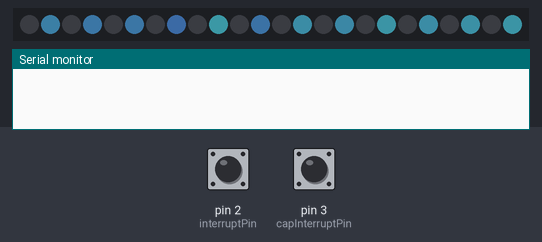
Bench run of a sketch on a simulated Arduino Uno, built with avr-gcc and run on an emulated ATmega328P. On the bench: 24 RGB LEDs in strip order, left to right, the last lines printed to the serial monitor. The test bench sets the inputs (shaded band); at power-on: pin 2 (interruptPin) HIGH, pin 3 (capInterruptPin) LOW. Dim RGB values are drawn brighter than linear; random numbers use the default seed unless the sketch sets one.

Above: at 1.2 s.
1.3 s: pin 2 (interruptPin) pulled LOW for 0.15 s
At 1.55 s:
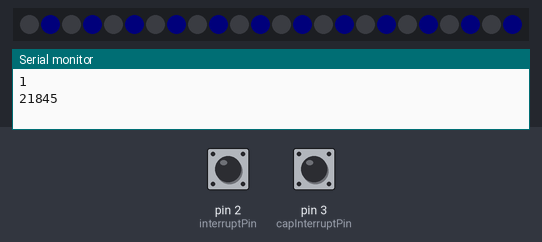
2.0 s: pin 3 (capInterruptPin) pulled HIGH for 0.15 s
At 2.41 s:
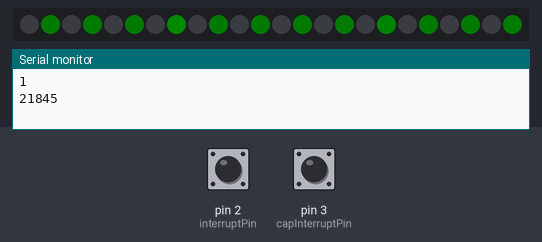
2.7 s: pin 2 (interruptPin) pulled LOW for 1 s
At 3.56 s:
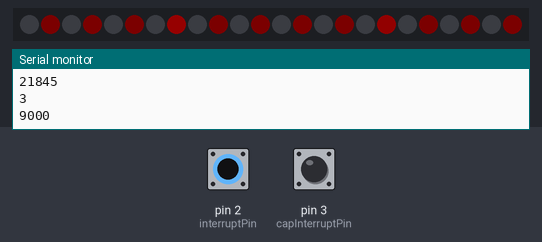
4.3 s: pin 2 (interruptPin) pulled LOW for 3.2 s
At 9.27 s:
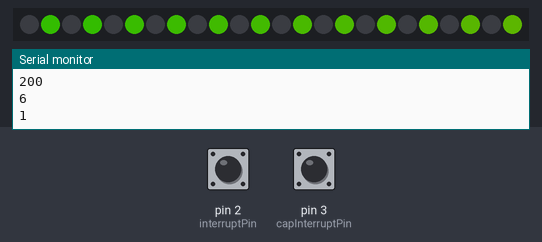

The sketch:

plexiring.ino
```cpp
#include <Adafruit_NeoPixel.h>
#include <CapacitiveSensor.h>

// Which pin on the Arduino is connected to the NeoPixels?
// On a Trinket or Gemma we suggest changing this to 1:
#define LED_PIN 6

// How many NeoPixels are attached to the Arduino?
#define LED_COUNT 24

// Declare our NeoPixel strip object:
Adafruit_NeoPixel strip(LED_COUNT, LED_PIN, NEO_GRB + NEO_KHZ800);


int directions[] = {0,0,0,0,0,1,0,0,0,0,0,0, 0,0,0,0,0,1,0,0,0,0,0,0, 0,0,0,0,0,1,0,0,0,0,0,0, 0,0,0};
int currentBrightness[] = {0,0,0,0,0,0,0,0,0,0,0,0, 0,0,0,0,0,0,0,0,0,0,0,0, 0,0,0,0,0,0,0,0,0,0,0,0, 0,0,0};


// CAPACITIVE STUFF!

CapacitiveSensor   cs_3_4 = CapacitiveSensor(4,3); // 1M resistor between pins 3 & 4, pin 3 is sensor pin, add a wire and or foil

int in = 3;
int out = 4;
int r;
int p = LOW;
long time = 0;
long capdebounce = 200;


long fadeHues[] = {43650, 21845, 65500, 9000, 55000 }; //BLUE, GREEN, RED

int state = 0; //SET LATER WITH RANDOM

int numberOfAnimations = 7;
                //  1 : BLUEPILLARS
                //  2 : GREENPILLARS
                //  3 : REDPILLARS
                //  4 : YELLOW
                //  5 : WHITE
                //  6 : RGB-FADE
                //  7 : FIRE!
                //  8 : off

int adjustor = 1;
int startCounter = 0;
int waitms = 250;

int currentColorIndex = 0;


//FIREDFADE
long maxHue = 41000;
long minHue = 34000;
int delayTime = 50;
long currentHue[12];
int h_directions[12];

const byte interruptPin = 2; //push button attached to this pin

const byte capInterruptPin = 3; //push button attached to this pin

long lastDebounceTime = 0;  // the last time the output pin was toggled
long debounceDelay = 250;    // the debounce time; increase if the output flickers

// setup() function -- runs once at startup --------------------------------

void setup() {

  pinMode(4, INPUT); //CAPACITIVE SENSOR


  strip.begin();           // INITIALIZE NeoPixel strip object (REQUIRED)
  strip.show();            // Turn OFF all pixels ASAP
  strip.setBrightness(200); // Set BRIGHTNESS to about 1/5 (max = 255)

  pinMode(interruptPin, INPUT_PULLUP); //PUSHBUTTON!

  Serial.begin(9600);

  attachInterrupt(digitalPinToInterrupt(interruptPin), stateChangeInterruptHandler, CHANGE);
  attachInterrupt(digitalPinToInterrupt(capInterruptPin), capStateChangeInterruptHandler, RISING);

  randomSeed(analogRead(0));

  wipe();


for(int i=0; i<12; i++){
  currentHue[i] = random(minHue,maxHue);
  }


for(int x=0; x<12; x++){

  h_directions[x] = 0;
  while ( h_directions[x] == 0){
    h_directions[x] = random(-4,4);
  }
  }


  state =7;  //

}


// loop() function -- runs repeatedly as long as board is on ---------------

void loop() {

  if (state < 6){ /// HUE FADING UP AND DOWN ON RANDOM PILLARS, FIRST FOUR STATES ARE ALL JUST SINGLE COLOR PILLAR-LIGHTS
    for(int i=0; i<13; i++) { // For each pixel in strip...

      //Get current Brightness-value of pixel
       currentBrightness[i] = currentBrightness[i] + directions[i];
       if (currentBrightness[i] >= 100){
          currentBrightness[i] = 100;
          directions[i] = -adjustor; //START GOING BACK DOWN TO ZERO!
        }
       if (currentBrightness[i] <= 5){
          currentBrightness[i] = 5;
          directions[i] = 0;
        }

        int saturation = 0;
        if (state<5){
          saturation = 255;
          }
//      strip.setPixelColor(usedPins[i], strip.gamma32(strip.ColorHSV(fadeHues[state-1],saturation,currentBrightness[i]))) ;         //  Set pixel's color (in RAM)
      strip.setPixelColor((i*2)+1, strip.ColorHSV(fadeHues[state-1],saturation,currentBrightness[i])) ;         //  Set pixel's color (in RAM)
    }

    strip.show();                        //  Update strip to match
    delay(80);                           //  Pause for a moment

    startCounter++;

    if( random(20) <= 2){
      startCounter = 0;
      directions[random(0,18)-1] = adjustor;
      }
  }


  if (state == 6){ ///RGB-FADE ///
    for(int i=0; i<13; i++) {
       strip.setPixelColor((i*2)+1, (Wheel((i+currentColorIndex) & 255)));
    }

    if (state != 6){ //IF WE HAVE CHANGED STATE, DON'T COMPLETE THE FADE
      wipe();
    }

    strip.show(); // Update strip with new contents
    delay(90);  // Pause for a moment

    currentColorIndex++;
    if (currentColorIndex > 256){
      currentColorIndex = 0;
    }
  }


if (state  == 7){ /// ICE!
    for(int i=0; i<12; i++) { // For each pixel in strip...

      //Get current Brightness-value of pixel
       currentHue[i] = currentHue[i] - h_directions[i]*10;
       if (currentHue[i] <= minHue){
          currentHue[i] = minHue;
          h_directions[i] = -h_directions[i]; //START GOING BACK UP TO BLUE!
        }
       if (currentHue[i] >= maxHue){
          currentHue[i] = maxHue;
          h_directions[i] = -h_directions[i];
        }
      strip.setPixelColor((i*2)+1, strip.ColorHSV(currentHue[i],155,50)) ;         //  Set pixel's color (in RAM)
    }

    strip.show();                        //  Update strip to match
    delay(delayTime);                           //  Pause for a moment

  }


if (state == 8){ ///OFF
      wipe();
      state == 9; //TO prevent us runnning multiple wipes.
    delay(500);  // Pause for a moment
  }

}


//HELPERS!


void wipe(){
  for(int i=0; i<40; i++) { // Wipe all pixels
        strip.setPixelColor(i, 0, 0, 0 ) ;         //  Set pixel's color (in RAM)
        strip.show();                          //  Update strip to match
    }

  }

//DEBOUNCED interrupthandler
void stateChangeInterruptHandler() {

  if ( (millis() - lastDebounceTime) > debounceDelay) {
    state = state + 1;
    if (state > numberOfAnimations){
      state = 1;
    }
    lastDebounceTime = millis(); //set the current time
    Serial.println(state);
    Serial.println(fadeHues[state]);

  }
}


void capStateChangeInterruptHandler() {
  r = digitalRead(3);

  if (r == HIGH && p == LOW && millis() - time > capdebounce) {
     state = state + 1;
    if (state > numberOfAnimations){
      state = 1;
    }
    time = millis();
  }
  p = r;


}


// Input a value 0 to 255 to get a color value.
// The colours are a transition r - g - b - back to r.
uint32_t Wheel2(byte WheelPos) {
  float factor = 0.3;
  if(WheelPos < 85) {
   return strip.Color((WheelPos * 3)*factor, 255 - WheelPos * 3*factor, 0);
  } else if(WheelPos < 170) {
   WheelPos -= 85;
   return strip.Color((255 - WheelPos * 3)*factor, 0, WheelPos * 3*factor);
  } else {
   WheelPos -= 170;
   return strip.Color(0, WheelPos * 3*factor, (255 - WheelPos * 3)*factor);
  }
}


// Input a value 0 to 255 to get a color value.
// The colours are a transition r - g - b - back to r.
uint32_t Wheel(byte WheelPos) {

  float factor = 0.5;
  if(WheelPos < 85) {
   return strip.Color((WheelPos * 3 )*factor, (255 - WheelPos * 3)*factor, 0);
  } else if(WheelPos < 170) {
   WheelPos -= 85;
   return strip.Color((255 - WheelPos * 3)*factor, 0, (WheelPos * 3)*factor);
  } else {
   WheelPos -= 170;
   return strip.Color(0, (WheelPos * 3)*factor, (255 - WheelPos * 3)*factor);
  }
}
```
